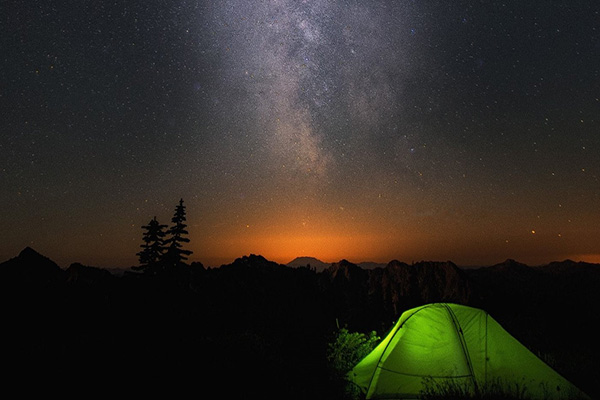
#> input picture 01a.jpg, 600 x 400 px
$ python '036 Canny Edge Detection(1).py'
#> lines starting #> are read from the running program, lines starting #| are printed output that depends on the picture; after the words box and inside, x2 and y2 are one past the last pixel; in counts of white or black regions, pixels touching at a corner belong together
import cv2 as cv
import numpy as np

src = cv.imread("01a.jpg")
#> src is the input picture: shape (400, 600, 3); mean B, G, R 35.3, 43, 47.5
cv.namedWindow("input", cv.WINDOW_AUTOSIZE)
cv.imshow("input", src)

# t1 = 100, t2 = 3*t1 = 300
edge = cv.Canny(src, 75, 300)
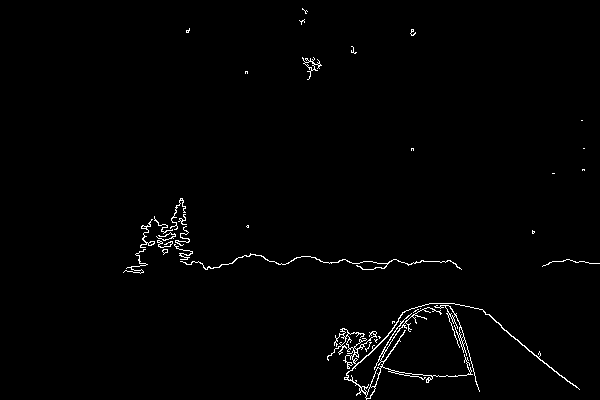
#> edge: shape (400, 600); 1.2% white in thin lines or dots, all inside (x1, y1, x2, y2) = (123, 8, 600, 400)
    #输入图像(单通道灰度图)，阈值1，阈值2
cv.imshow("mask image", edge)
# cv.imwrite("./edge.png", edge)
edge_src = cv.bitwise_and(src, src, mask=edge)  # 图像位操作
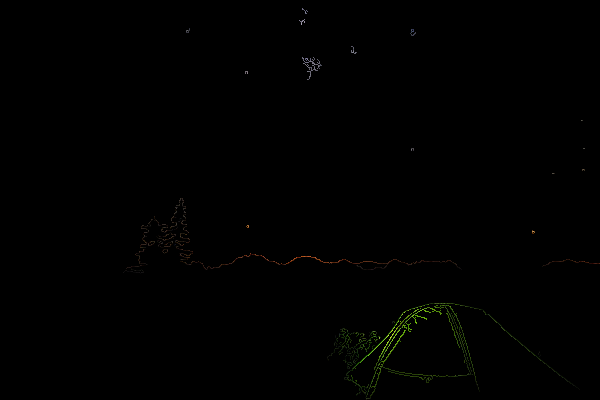
#> edge_src: shape (400, 600, 3); mean B, G, R 0.3, 0.7, 0.6

h, w = src.shape[:2]  # shape[0] shape[1]
#> h = 400; w = 600
result = np.zeros([h, w * 2, 3], dtype=src.dtype)
result[0:h, 0:w, :] = src
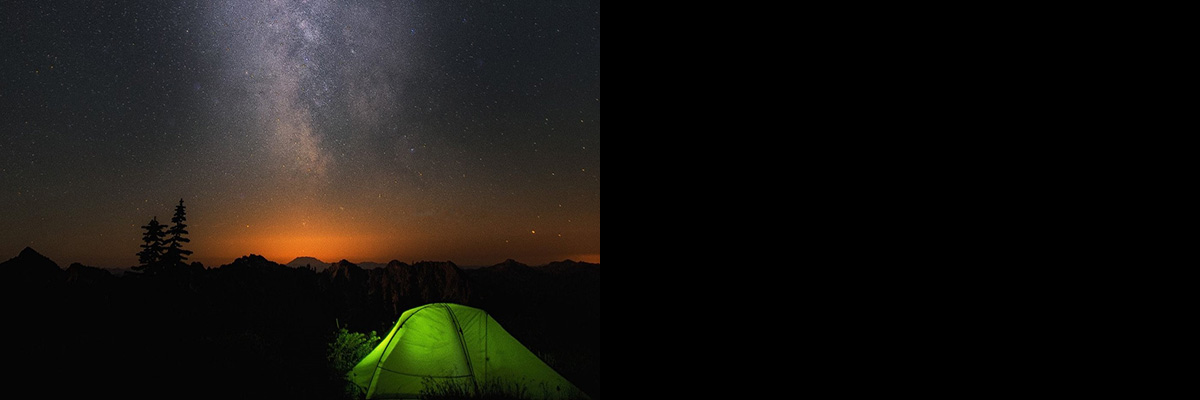
#> result: shape (400, 1200, 3); mean B, G, R 17.7, 21.5, 23.8
result[0:h, w:2 * w, :] = edge_src
cv.putText(result, "original image", (10, 30), cv.FONT_ITALIC, 1, (0, 0, 255), 2)
# 目标，文本，坐标，字体，字体大小，颜色，线粗细
cv.putText(result, "edge image", (w + 10, 30), cv.FONT_ITALIC, 1, (0, 0, 255), 2)
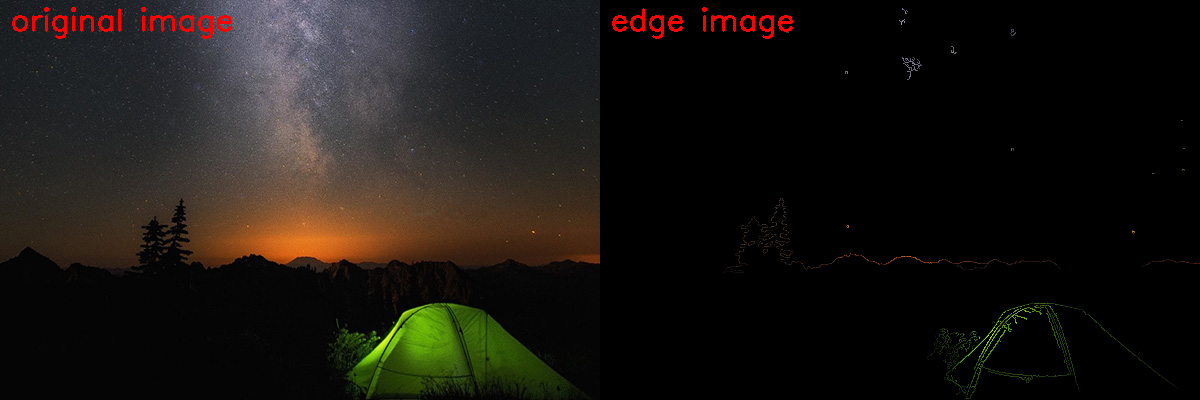
#> result: shape (400, 1200, 3); mean B, G, R 17.6, 21.7, 25.5
cv.imshow("edge detector", result)
# cv.imwrite("./result.png", result)

cv.waitKey(0)
cv.destroyAllWindows()

$ run again, with 04.jpg copied over 01a.jpg
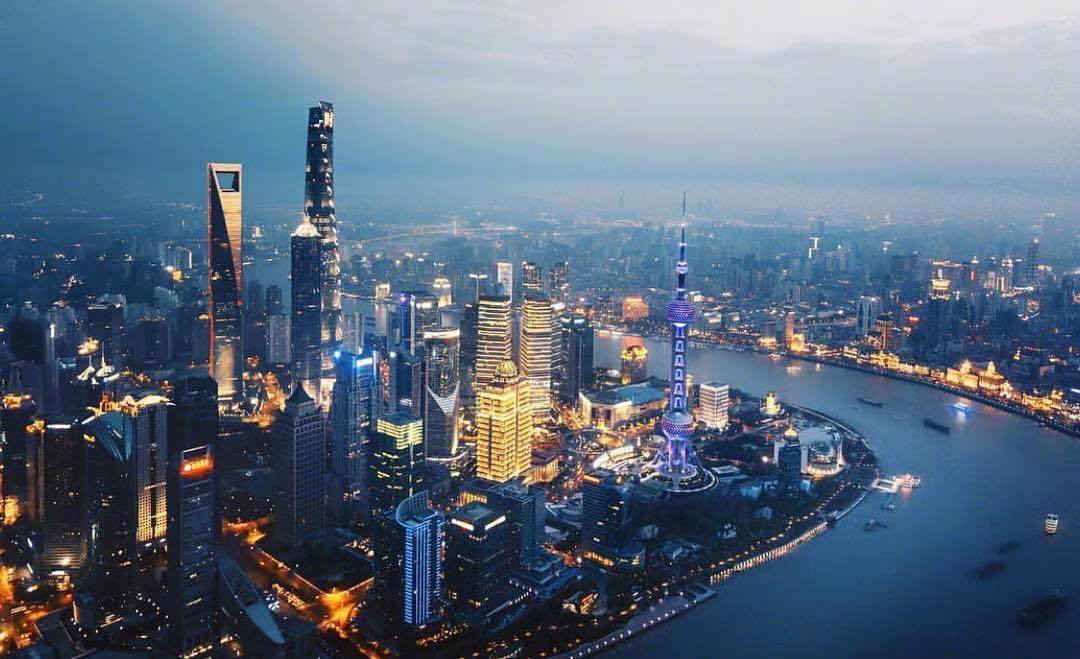
#> input picture 04.jpg, 1080 x 659 px
#> src is the input picture: shape (659, 1080, 3); mean B, G, R 129.5, 110.5, 93.7
#> `edge = cv.Canny(src, 75, 300)`:
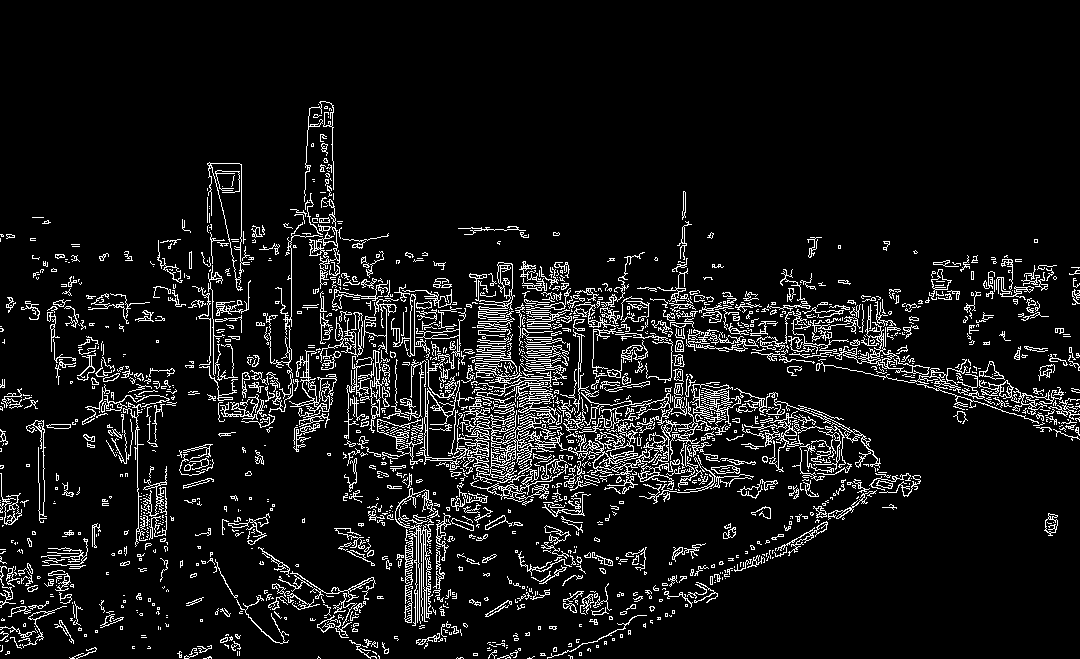
#> edge: shape (659, 1080); 8.2% white in thin lines or dots, all inside (x1, y1, x2, y2) = (0, 101, 1080, 659)
#> `cv.putText(result, "edge image", (w + 10, 30), cv.FONT_ITALIC, 1, (0, ..`:
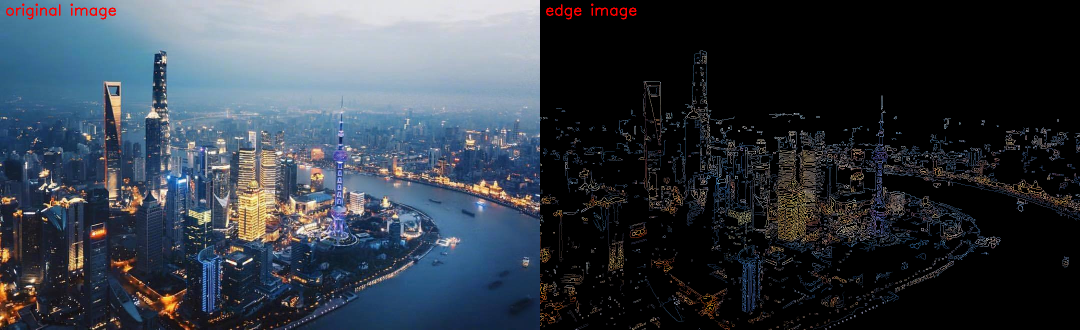
#> result: shape (659, 2160, 3) (shown at 1/2 size); mean B, G, R 69.3, 59.5, 51.8
